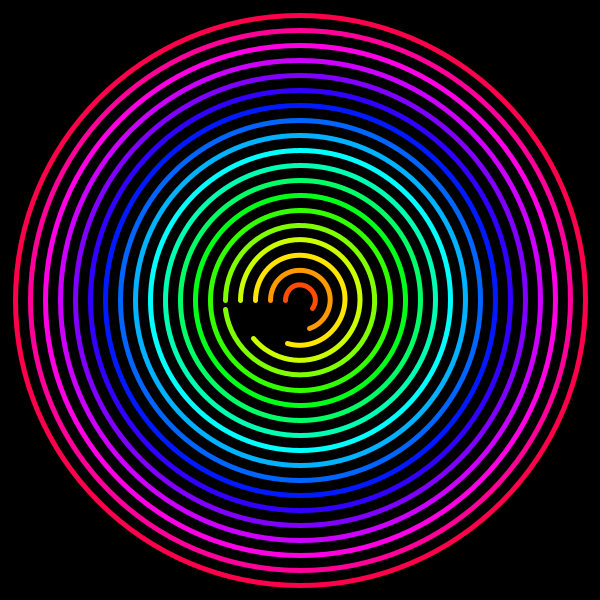
Frame 1 (no input)
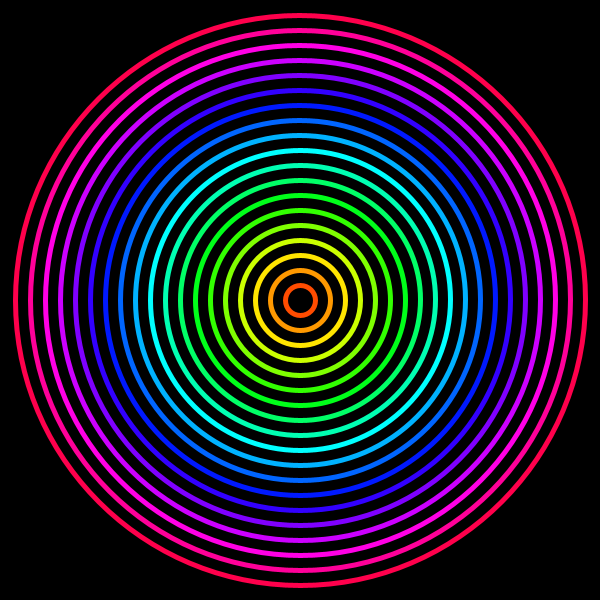
Frame 60 (the mouse pressed at the canvas centre just before this capture)
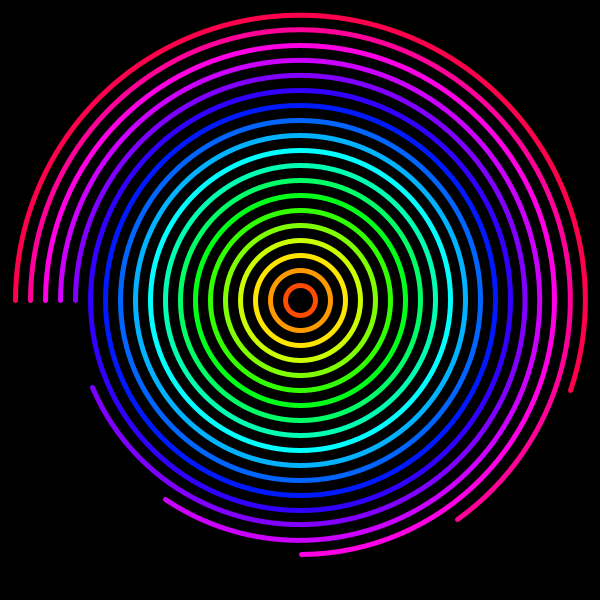
Frame 120 (the mouse held since frame 60 and released just before this capture)

The Processing sketch that drew these frames (run headless with seeded random() and noise(); from frame 60 on, the mouse is pressed at the canvas centre):

// Processing sketch: arcos
// ── arcos.pde
float arc = 0;


void setup() {
  size(600, 600);
  strokeWeight(5);
  stroke(255);
  noFill();
  colorMode(HSB,100);
}
 
void draw() {
  background(0);
  for(int i = 1; i<20; i++){
    stroke(i*5,100,100);
    arc(width/2, height/2,i*30, i*30,PI, 2*PI*(1+sin(arc+i*0.1)));
  }
  
  //arc(width/2, height/2,100,100,0,PI);
  arc += 0.01;
  
}
